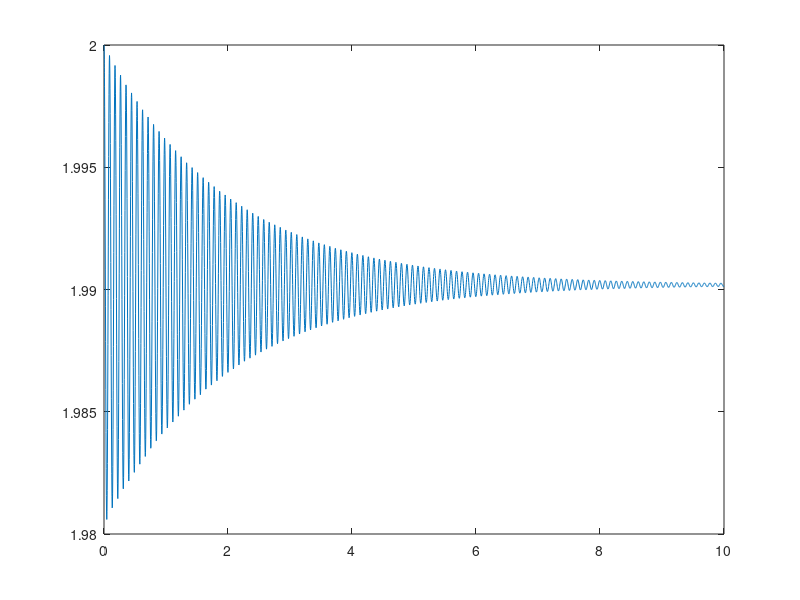

MATLAB code to generate this figure:
m = 100;
c = 100;
k = 5e5;
g = 9.81;

m_2 = 500; % Extra mass placed on platform

% Gravitational force alone acts on the mass
F = -m_2*g;

odefn = @(T,X) [X(2); 1/m*(F - c*X(2) - k*X(1))];
X0 = [0;0];

[T,X] = ode45(odefn,[0,10],X0);
plot(T,X(:,1)+2);

fprintf('%f',2+X(end,1))